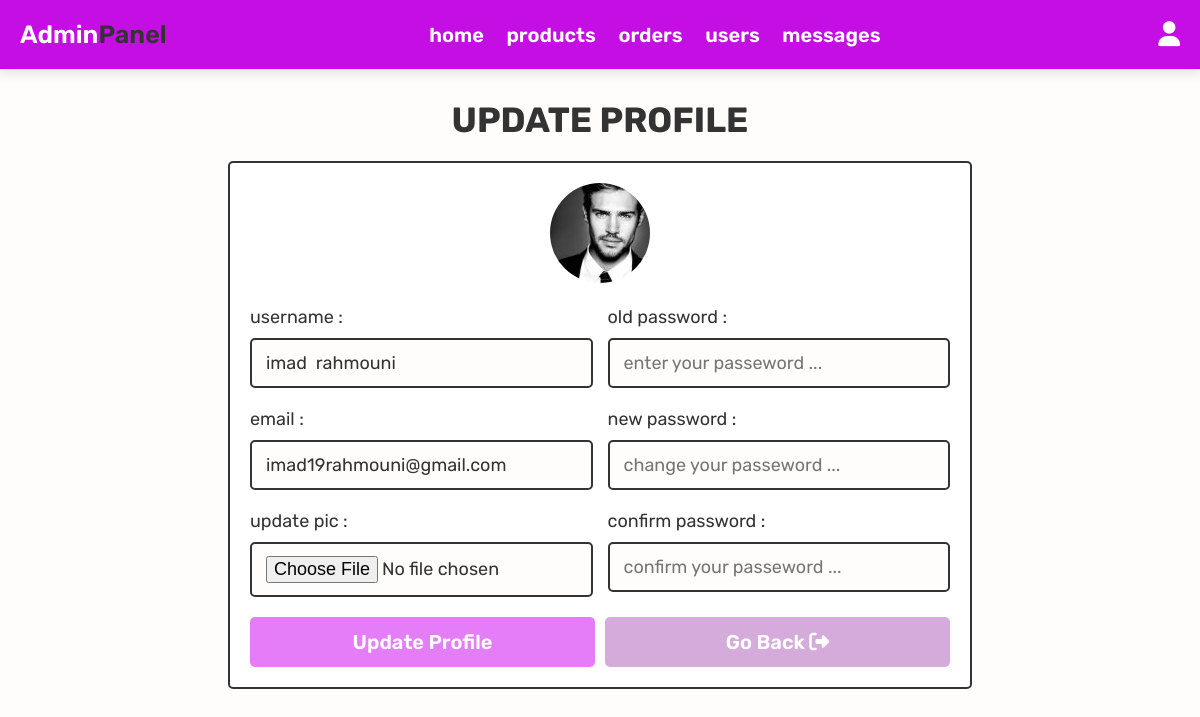
The app's page /admin_update_profile.php (signed in) with its own data.
### tables this page shows
CREATE TABLE `users` (
  `id` int(100) NOT NULL,
  `name` varchar(100) NOT NULL,
  `email` varchar(100) NOT NULL,
  `password` varchar(100) NOT NULL,
  `user_type` varchar(20) NOT NULL DEFAULT 'user',
  `image` varchar(100) NOT NULL
);

### admin_update_profile.php (the view, shortened to what this page needs)
<?php
@include 'config.php';
?>
<!DOCTYPE html>
<html lang="en">
<head>
        <link rel="stylesheet" href="https://cdnjs.cloudflare.com/ajax/libs/font-awesome/6.4.2/css/all.min.css">
        <link rel="stylesheet" href="css/components.css">
</head>
<body>
    <?php include 'admin_header.php';?>
    <section class="update-profile">
        <h1 class="title">update profile</h1>
        <form action="" method="POST" enctype="multipart/form-data">
        <img src="uploaded_img/<?= $fetch_profile['image']; ?>" alt="">
        <div class="flex">
            <div class="inputBox">
            <span>username :</span>
            <input type="text" name="name" value="<?= $fetch_profile['name']; ?>" placeholder="change your name ..." required class="box">
            <span>email :</span>
            <input type="email" name="email" value="<?= $fetch_profile['email']; ?>" placeholder="change your email ..." required class="box">
            <span>update pic :</span>
            <input type="file"  name="image" accept="image/jpg, image/jpeg, image/png" class="box">
            </div>
            <div class="inputBox">
            <span>old password :</span>
            <input type="password" name=" update_pass"  placeholder="enter your passeword ..." class="box">
            <span>new password :</span>
            <input type="password" name="new_pass"  placeholder="change your passeword ..." class="box">
            <span>confirm password :</span>
            <input type="password" name="confirm_pass"  placeholder="confirm your passeword ..." class="box">
            </div>
        </div>
        <div class="flex-btn">
            <input type="submit" value="update profile" class="btn" name="update_profile">
            <a href="admin_page.php" class="option-btn">go back <i class="fa-solid fa-right-from-bracket"></i></a>
        </div>
        </form>
    </section>
</body>
</html>

### css/components.css (style rules this page uses)
:root { --white: #fff; --black: #333; --pink: #c40ee4; --pink3: #e47df7; --grey1: #fffcfc; --grey2: #948e8d; --pink2: #d5abdc; --border:.2rem solid var(--black); --box-shadow: 0 .5rem 1rem rgba(0,0,0,.1); }
* { font-family: 'Rubik', sans-serif; margin: 0; padding: 0; box-sizing: border-box; outline: none; border: none; text-decoration: none; }
body { background-color: var(--grey1); }
html { font-size: 62.5%; overflow-x: hidden; scroll-behavior: smooth; scroll-padding-top: 6.5rem; }
section { padding: 3rem 2rem; max-width: 1200px; margin: 0 auto; }
.btn, .delete-btn, .option-btn { width: 100%; display: block; margin-top: 1rem; border-radius: .5rem; color: var(--white); font-size: 2rem; padding: 1.3rem 3rem; cursor: pointer; text-transform: capitalize; font-weight: 600; text-align: center; }
.btn { background-color: var(--pink3); }
.option-btn { background-color: var(--pink2); }
.flex-btn { display: flex; flex-wrap: wrap; gap: 1rem; }
.flex-btn > * { flex: 1; }
.title { text-align: center; margin-bottom: 2rem; text-transform: uppercase; color: var(--black); font-size: 3.5rem; }
.update-profile form { max-width: 70rem; margin:0 auto; background: var(--white); box-sizing: var(--box-shadow); border: var(--border); border-radius: .5rem; padding: 2rem; text-align: center; }
.update-profile form .flex { gap: 1.5rem; display: flex; justify-content: space-between; }
.update-profile form img { height: 10rem; width: 10rem; margin-bottom: 1rem; border-radius: 50%; object-fit: cover; }
.update-profile form .inputBox { text-align: left; width: 49%; }
.update-profile form .inputBox span { display: block; padding-top: 1rem ; font-size: 1.8rem; color: var(--black); }
.update-profile form .inputBox .box { width: 100%; padding: 1.2rem 1.4rem; font-size: 1.8rem; color: var(--black); border: var(--border); border-radius: .5rem; margin: 1rem 0;background-color: var(--grey1); }

### records on screen
users: image (picture), name "imad rahmouni", email "imad19rahmouni@gmail.com"
